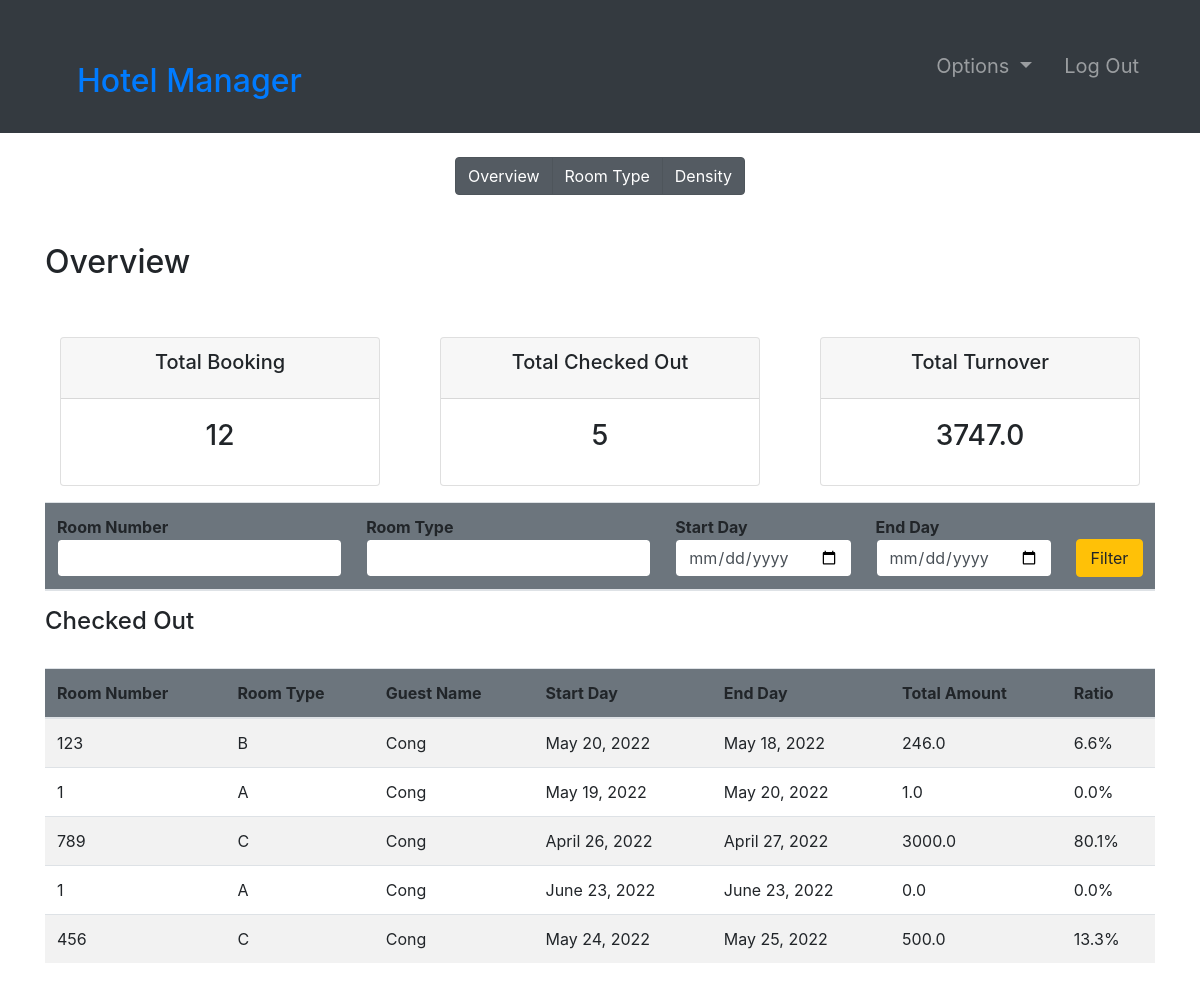
/monthlyReport (signed in), run on an earlier commit of the app's database.
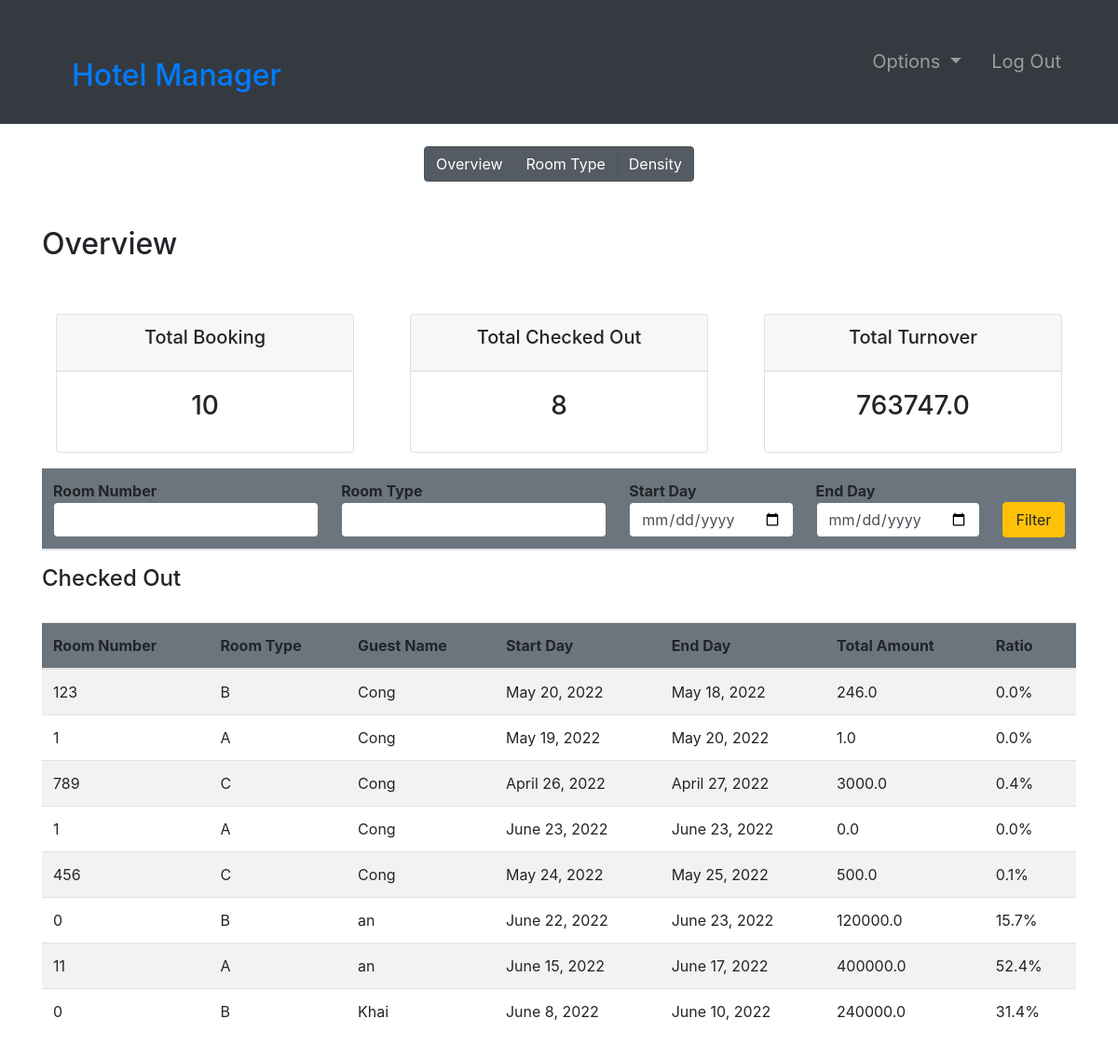
And on a later commit of the database.
### room/models.py (models this page shows, shortened)
class Bills(models.Model):
    room = models.ForeignKey(Room, on_delete=models.CASCADE)
    guest = models.ForeignKey(Guest, on_delete=models.CASCADE)
    startDate = models.DateField()
    endDate = models.DateField()
    totalAmount = models.FloatField()
    summary = models.TextField(null=True)
    date = models.DateTimeField(default=timezone.now)

class Room(models.Model):
    ROOM_TYPES = (
        ('A', 'A'),
        ('B', 'B'),
        ('C', 'C'),
    )
    number = models.IntegerField(primary_key=True)
    capacity = models.SmallIntegerField()
    numberOfBeds = models.SmallIntegerField()
    roomType = models.CharField(max_length=20, choices=ROOM_TYPES)
    price = models.FloatField()
    statusStartDate = models.DateField(null=True)
    statusEndDate = models.DateField(null=True)

### accounts/models.py (models this page shows, shortened)
class Guest(models.Model):
    user = models.OneToOneField(User, null=True, on_delete=models.CASCADE)
    phoneNumber = PhoneNumberField(unique=True)

### room/views.py (the view, shortened to what this page needs)
# urls.py: path('monthlyReport', monthlyReport, name="monthlyReport"),
@login_required(login_url='login')
def monthlyReport(request):
    role = str(request.user.groups.all()[0])
    path = role + "/"
    bills = Bills.objects.all()
    bookings = Booking.objects.all()
    total_turnover = 0.00000001
    ratio = {}
    for bill in bills:
        total_turnover += bill.totalAmount
    for bill in bills:
        ratio[bill] = round(bill.totalAmount / total_turnover * 100, 1)
    total_turnover = round(total_turnover, 1)
    context = {
        "role": role,
        'bookings': bookings,
        "total_bookings": len(bookings),
        "total_checked_out": len(bills),
        "total_turnover": total_turnover,
        "bills": bills,
        "ratio": ratio
    }
    return render(request, path + "monthly_report.html", context)

### Templates/admin/monthly_report.html (shortened to what this page needs)
{% extends '../index.html' %}
{% block context %}
<br>
<div class="col d-flex justify-content-center">
    <div class="btn-group btn-group-toggle" data-toggle="buttons">
        <a class="btn btn-secondary active" href="{% url 'monthlyReport' %}">Overview</a>
        <a class="btn btn-secondary active" href="{% url 'roomTypeReport' %}">Room Type</a>
        <a class="btn btn-secondary active" href="{% url 'densityReport' %}">Density</a>
    </div>
</div>
<div class="container py-5">
    <div class="table-header row">
        <div class="col-sm-12 col-md-12 col-lg-4 mb-4">
            <h2>Overview</h2>
        </div>
    </div>
    <br>
    <div class="row">
        <div class="col">
            <div class="col-md">
                <div class="card text-center text-black  mb-3" id="total-orders">
                    <div class="card-header">
                        <h5 class="card-title">Total Booking</h5>
                    </div>
                    <div class="card-body">
                        <h3 class="card-title">{{ total_bookings }}</h3>
                    </div>
                </div>
            </div>
        </div>
        <div class="col">
            <div class="col-md">
                <div class="card text-center text-black  mb-3" id="orders-delivered">
                    <div class="card-header">
                        <h5 class="card-title">Total Checked Out</h5>
                    </div>
                    <div class="card-body">
                        <h3 class="card-title">{{ total_checked_out }}</h3>
                    </div>
                </div>
            </div>
        </div>
        <div class="col">
            <div class="col-md">
                <div class="card text-center text-black  mb-3" id="orders-pending">
                    <div class="card-header">
                        <h5 class="card-title">Total Turnover</h5>
                    </div>
                    <div class="card-body">
                        <h3 class="card-title">{{ total_turnover }}</h3>
                    </div>
                </div>
            </div>
        </div>
    </div>
    <table class="table table-hover table-striped">
        <thead class="bg-secondary rounded">
            <tr>
                <form action="" method="POST">
                    <th>Room Number<input type="number" min="0" name="number" value="{{number}}"
                            class="form-control border border-secondary"></th>
                    <th>Room Type<input type="text" name="type" value="{{type}}" list="roomTypes"
                            class="form-control border border-secondary">
                    </th>
                    <th>Start Day<input type="date" name="fd" value="{{fd}}"
                            class="form-control border border-secondary"></th>
                    <th>End Day<input type="date" name="ed" value="{{ed}}" class="form-control border border-secondary">
                    </th>
                    <th><button type="submit" name="filter" class="btn btn-warning w-100">Filter</button></th>
                </form>
            </tr>
        </thead>
    </table>
    <div class="table-header row">
        <div class="col-sm-12 col-md-12 col-lg-4 mb-4">
            <h4>Checked Out</h4>
        </div>
    </div>
    <table class="table table-hover table-striped">
        <thead class="bg-secondary rounded">
            <tr>
                <th>Room Number</th>
                <th>Room Type</th>
                <th>Guest Name</th>
                <th>Start Day</th>
                <th>End Day</th>
                <th>Total Amount</th>
                <th>Ratio</th>
            </tr>
        </thead>
        <tbody>
            {% for bill in bills %}
            <tr>
                <td>{{bill.room.number}}</td>
                <td>{{bill.room.roomType}}</td>
                <td>{{bill.guest.user.first_name}}</td>
                <td>{{ bill.startDate }}</td>
                <td>{{ bill.endDate }}</td>
                <td>{{ bill.totalAmount }}</td>
                <td>
                    {% for key, value in ratio.items %}
                    {% if key == bill %}
                    {{ value }}%
                    {% endif %}
                    {% endfor %}
                </td>
            </tr>
            {% endfor %}
        </tbody>
    </table>
</div>
{% endblock %}

### Templates/index.html (shortened to what this page needs)
{% include 'incs/head.html' %}
<body>
    {% include 'incs/nav.html' %}
    {% block context %}
    {% endblock %}
</body>

### Templates/incs/head.html (shortened to what this page needs)
{% load static %}
<!DOCTYPE html>
<html lang="en">
<head>
    <link rel="stylesheet" type="text/css" href="{% static '/css/main.css' %}">
    <link rel="stylesheet" href="https://stackpath.bootstrapcdn.com/bootstrap/4.4.1/css/bootstrap.min.css"
>
</head>

### Templates/incs/nav.html (shortened to what this page needs)
<nav class="navbar navbar-dark bg-dark navbar-expand-lg py-3 " role="navigation">
    <div class="container">
        <a href="" class="navbar-brand">
            <h2 class="text-capitalize">
                {% if role == 'guest' %}
                <a href="{% url 'guest-profile' user.id%}" class="nav-link">{{ request.user.first_name }} {{ request.user.last_name }}</a>
                {%else%}
                <a href="{% url 'admin_page' user.id%}" class="nav-link">Hotel manager</a>
                {% endif %}
            </h2>
        </a>
        <div class="collapse navbar-collapse" id="navbarTags">
            <ul class="navbar-nav ml-auto">
                {% if role != 'guest' %}
                <li class="nav-item dropdown p-2">
                    <a class="nav-link dropdown-toggle" href="#" id="navbarDropdown" role="button"
                        data-toggle="dropdown" aria-haspopup="true" aria-expanded="false">
                        Options
                    </a>
                </li>
                {%else%}
                <li class="nav-item mr-3 p-2">
                    <a href="{% url 'rooms' %}" class="nav-link">Book Room</a>
                </li>
                {% endif %}
                <li class="nav-item p-2 ">
                    <a href="{% url 'logout' %}" class="nav-link">Log Out</a>
                </li>
            </ul>
        </div>
    </div>
</nav>

### static/css/main.css (style rules this page uses)
* { margin: 0; padding: 0; -webkit-font-smoothing: antialiased; }
body { position: relative; }
nav .nav-item { font-size: 20px; }

What changed in the data, as far as the page shows it:
computed for Bills "May 18, 2022": value "6.6" → "0.0"
computed for Bills "April 26, 2022": value "80.1" → "0.4"
computed for Bills "May 24, 2022": value "13.3" → "0.1"
added Bills: room.number "0", room.roomType "B", guest.user.first_name "an", startDate "June 22, 2022", endDate "June 23, 2022", totalAmount "120000.0", value "15.7"
added Bills: room.number "11", room.roomType "A", guest.user.first_name "an", startDate "June 15, 2022", endDate "June 17, 2022", totalAmount "400000.0", value "52.4"
added Bills: room.number "0", room.roomType "B", guest.user.first_name "Khai", startDate "June 8, 2022", endDate "June 10, 2022", totalAmount "240000.0", value "31.4"
Also different on the page:
{{ total_bookings }}: "12" → "10"
{{ total_checked_out }}: "5" → "8"
{{ total_turnover }}: "3747.0" → "763747.0"
